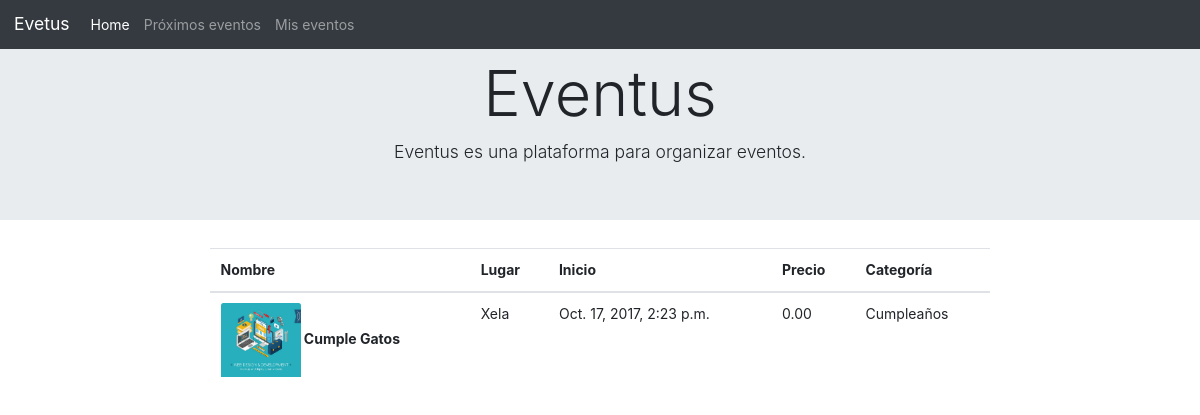
The app's page /misactividades/ (signed in), older data.
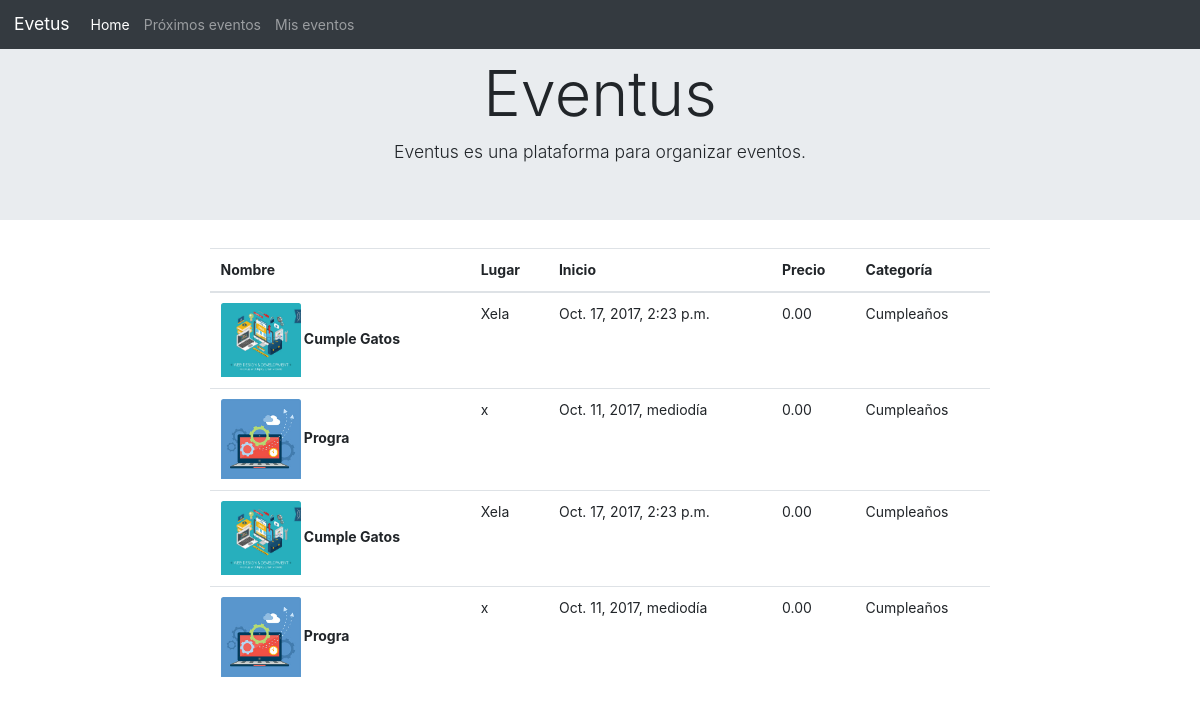
The same page, newer data.
### events/models.py (models this page shows, shortened)
class Participante(models.Model):
    asistente = models.ForeignKey('auth.User')
    evento = models.ForeignKey(Evento,on_delete = models.CASCADE)

class TimeStampModel(models.Model):
    created = models.DateTimeField(default = timezone.now)
    modified = models.DateTimeField(default = timezone.now)
    class Meta:
        abstract = True

class Evento(TimeStampModel):
    nombre = models.CharField(max_length=200, unique=True)
    sumario = models.TextField(max_length=255)
    contenido = models.TextField()
    categoria = models.ForeignKey(Categoria)
    lugar = models.CharField(max_length=50)
    inicio = models.DateTimeField()
    final = models.DateTimeField()
    imagen = models.ImageField(blank = True)
    is_free = models.BooleanField(default=True)
    precio = models.DecimalField(max_digits=5, decimal_places=2, default=0.00)
    vistas = models.PositiveIntegerField(default=0, blank=True, null=True)
    organizador = models.ForeignKey('auth.User')

class Categoria(models.Model):
    nombre = models.CharField(max_length= 50)
    def __str__(self):
        return self.nombre

### events/views.py (the view)
# urls.py: url(r'^misactividades/$', views.mis_prox_eventos, name = 'misactividades'), #se redirecciona a la url del blog
def mis_prox_eventos(request):
    actividades = Participante.objects.filter(asistente__pk = request.user.pk)
    return render(request,'events/actividadesprox.html', {'actividades':actividades})

### events/templates/events/actividadesprox.html
{% extends 'events/base.html' %}
{% block content %}
<div class ="row d-flex justify-content-center">
  {%if actividades%}
  <table class="table">
    <thead class="thead-default">
      <tr>
        <th>Nombre</th>
        <th>Lugar</th>
        <th>Inicio</th>
        <th>Precio</th>
        <th>Categoría</th>
      </tr>
    </thead>
    <tbody>
  {% for data in actividades %}
  <tr class="animated fadeIn">
    <th >
      <a class="ui tiny image">
        <img class="card-img-top" src="{{data.evento.imagen.url}}" alt="Card image cap">
      </a>
      {{data.evento.nombre}}
    </th>
    <td>{{data.evento.lugar}}</td>
    <td>{{data.evento.inicio}}</td>
    <td>
        {{data.evento.precio}}
    </td>
    <td>{{data.evento.categoria}}</td>
  </tr>
  {% endfor %}
  </tbody>
</table>
  {%else%}
  <div class="alert alert-info text-center" role="alert">
    No tiene actividades asignadas!!
  </div>
  {%endif%}
</div>
{% endblock content %}

### events/templates/events/base.html (shortened to what this page needs)
{%load staticfiles %}
<!DOCTYPE html>
<html>
  <head>
    <link rel="stylesheet" href="{% static 'css/semantic.min.css' %}">
    <link rel="stylesheet" href="https://maxcdn.bootstrapcdn.com/bootstrap/4.0.0-beta/css/bootstrap.min.css">
   <link rel="stylesheet" href="{% static 'css/animate.css' %}">
   <link rel="stylesheet" href="{% static 'css/font-awesome.min.css' %}">
      <link rel="stylesheet" href="{% static 'css/eventos.css' %}">
  </head>
  <body>
        <nav class="navbar navbar-expand-lg navbar-dark bg-dark fixed-top">
          <a class="navbar-brand" href="{% url 'home' %}">Evetus</a>
          <div class="collapse navbar-collapse" id="navbarNav">
            <ul class="navbar-nav">
              <li class="nav-item active">
                <a class="nav-link" href="{% url 'home' %}">Home <span class="sr-only">(current)</span></a>
              </li>
              <li class="nav-item">
                <a class="nav-link" href="{% url 'misactividades' %}">Próximos eventos</a>
              </li>
              <li class="nav-item">
                <a class="nav-link" href="{% url 'miseventos' %}">Mis eventos</a>
              </li>
            </ul>
          </div>
    </nav>
    <div class="jumbotron jumbotron-fluid">
      <div class="container text-center">
        <h1 class="display-3">Eventus</h1>
        <p class="lead">Eventus es una plataforma para organizar eventos.</p>
      </div>
    </div>
    <div class="col-md-12 d-flex justify-content-center">
      <div class="col-md-8">
          {% block content %}
          {% endblock %}
        </div>
      </div>
  </body>
</html>

Row changes from the older to the newer data that the page shows:
added Participante: evento.imagen (picture), evento.nombre "Progra", evento.lugar "x", evento.inicio "Oct. 11, 2017, mediodía", evento.precio "0.00", evento.categoria "Cumpleaños"
added Participante: evento.imagen (picture), evento.nombre "Cumple Gatos", evento.lugar "Xela", evento.inicio "Oct. 17, 2017, 2:23 p.m.", evento.precio "0.00", evento.categoria "Cumpleaños"
added Participante: evento.imagen (picture), evento.nombre "Progra", evento.lugar "x", evento.inicio "Oct. 11, 2017, mediodía", evento.precio "0.00", evento.categoria "Cumpleaños"
